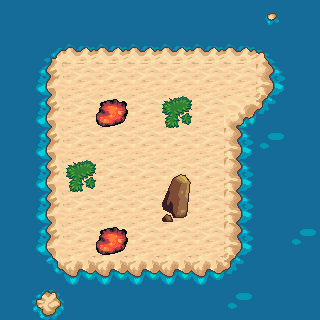

Rendered tile map (Tiled .tmx) drawn with the repository's tilesets; below, a short description and the full map source, tile grids included:
An orthogonal 10x10 tile map with 32x32 px tiles, 2 tile layers (Background, Deco) and 9 objects.

<map version="1.0" orientation="orthogonal" renderorder="right-down" width="10" height="10" tilewidth="32" tileheight="32" nextobjectid="11">
 <tileset firstgid="1" name="terrain" tilewidth="32" tileheight="32" tilecount="1024" columns="32">
  <image source="terrain.png" width="1024" height="1024" />
 </tileset>
 <layer name="Background" width="10" height="10">
  <data encoding="csv">
125,125,125,125,125,125,125,125,214,125,
125,278,279,279,279,279,279,279,280,125,
125,310,311,311,311,311,311,311,312,125,
125,310,311,311,311,311,311,215,344,125,
125,310,311,311,311,311,311,312,376,125,
125,310,311,311,311,311,311,312,125,125,
125,310,311,311,311,311,311,312,125,125,
125,310,311,311,311,311,311,312,125,376,
125,342,343,343,343,343,343,344,125,125,
125,246,125,125,125,125,125,376,125,125
</data>
 </layer>
 <layer name="Deco" width="10" height="10">
  <data encoding="csv">
0,0,0,0,0,0,0,0,0,0,
0,0,0,0,0,0,0,0,0,0,
0,0,0,0,0,0,0,0,0,0,
0,0,0,16,0,193,0,0,0,0,
0,0,0,0,0,0,0,0,0,0,
0,0,193,0,0,637,0,0,0,0,
0,0,0,0,0,669,0,0,0,0,
0,0,0,16,0,0,0,0,0,0,
0,0,0,0,0,0,0,0,0,0,
0,0,0,0,0,0,0,0,0,0
</data>
 </layer>
 <objectgroup name="Impassable" visible="0">
  <properties>
   <property name="collidable" type="bool" value="true" />
   <property name="impassable" type="bool" value="true" />
  </properties>
  <object id="1" x="0" y="0" width="320" height="56">
   <properties>
    <property name="collidable" type="bool" value="true" />
    <property name="impassable" type="bool" value="true" />
   </properties>
  </object>
  <object id="2" x="0" y="56" width="56" height="264">
   <properties>
    <property name="collidable" type="bool" value="true" />
    <property name="impassable" type="bool" value="true" />
   </properties>
  </object>
  <object id="3" x="56" y="264" width="264" height="56">
   <properties>
    <property name="collidable" type="bool" value="true" />
    <property name="impassable" type="bool" value="true" />
   </properties>
  </object>
  <object id="4" x="264" y="56" width="56" height="208">
   <properties>
    <property name="collidable" type="bool" value="true" />
    <property name="impassable" type="bool" value="true" />
   </properties>
  </object>
  <object id="6" x="224" y="128" width="40" height="136">
   <properties>
    <property name="collidable" type="bool" value="true" />
    <property name="impassable" type="bool" value="true" />
   </properties>
  </object>
  <object id="7" x="160" y="176" width="32" height="48">
   <properties>
    <property name="collidable" type="bool" value="true" />
    <property name="impassable" type="bool" value="true" />
   </properties>
  </object>
  <object id="10" x="240" y="104" width="24" height="24">
   <properties>
    <property name="collidable" type="bool" value="true" />
    <property name="impassable" type="bool" value="true" />
   </properties>
  </object>
 </objectgroup>
 <objectgroup name="Hot" visible="0">
  <object id="8" x="96" y="96" width="32" height="32">
   <properties>
    <property name="collidable" type="bool" value="true" />
    <property name="hot" type="bool" value="true" />
   </properties>
  </object>
  <object id="9" x="96" y="224" width="32" height="32">
   <properties>
    <property name="collidable" type="bool" value="true" />
    <property name="hot" type="bool" value="true" />
   </properties>
  </object>
 </objectgroup>
</map>
